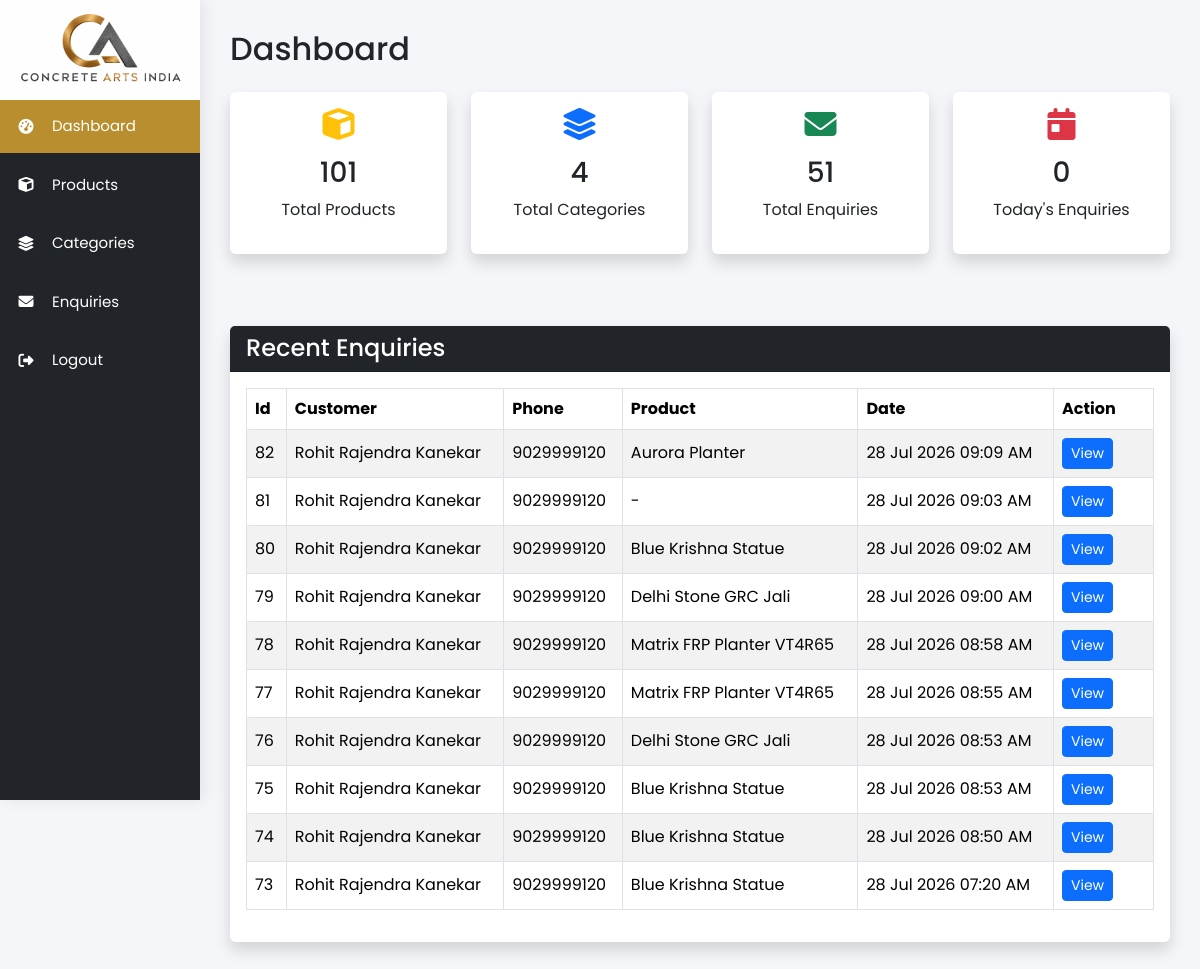
The page /admin/dashboard.php (signed in) on the database as committed earlier.
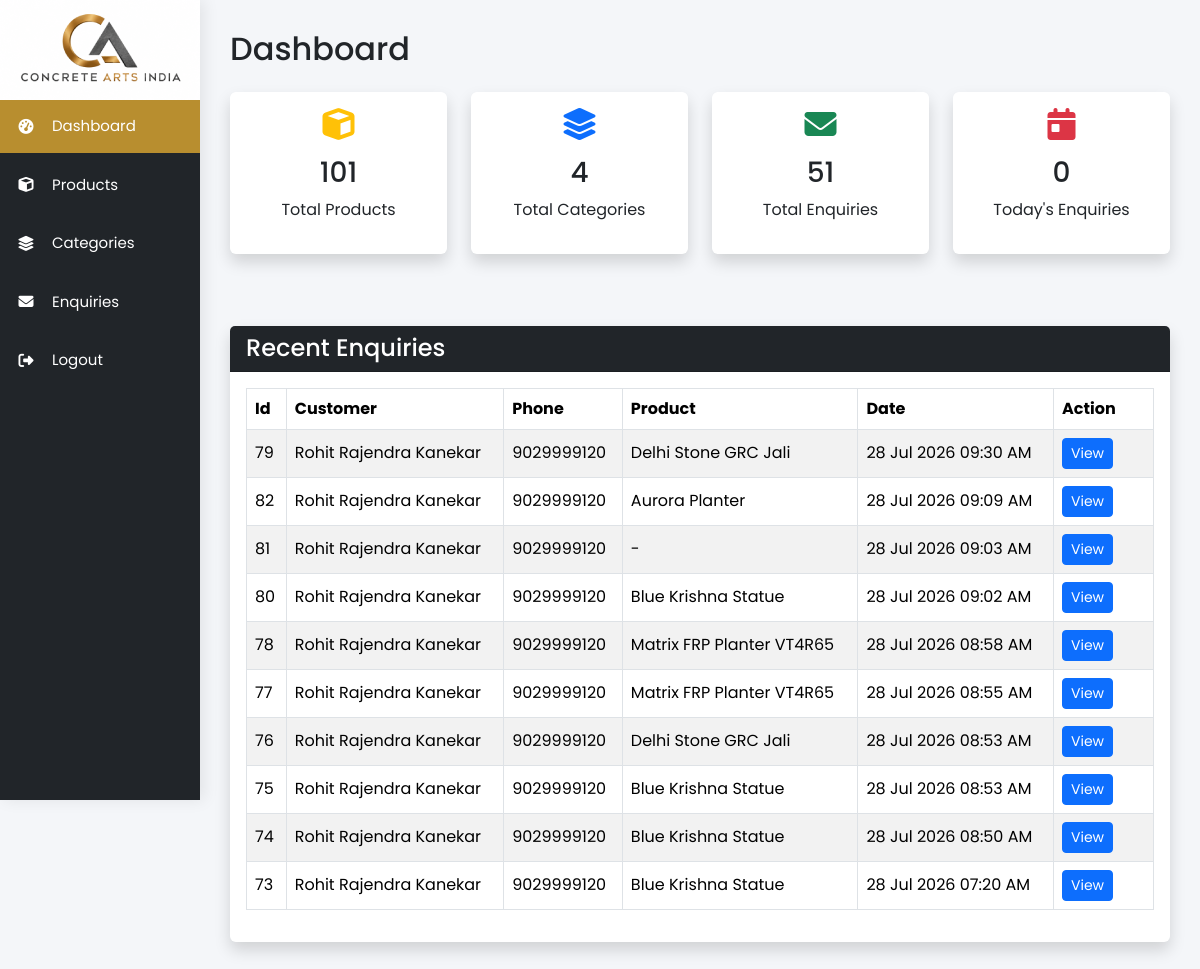
The same page on the database as committed later.
### tables this page shows
CREATE TABLE `enquiries` (
  `id` int(11) NOT NULL,
  `customer_name` varchar(150) NOT NULL,
  `phone` varchar(20) NOT NULL,
  `email` varchar(150) NOT NULL,
  `subject` varchar(255) DEFAULT NULL,
  `message` text DEFAULT NULL,
  `customer_address` text DEFAULT NULL,
  `source` varchar(255) DEFAULT NULL,
  `product_name` varchar(255) DEFAULT NULL,
  `product_category` varchar(100) DEFAULT NULL,
  `product_material` varchar(100) DEFAULT NULL,
  `product_size` varchar(100) DEFAULT NULL,
  `product_price` decimal(12,2) DEFAULT NULL,
  `product_length` varchar(100) DEFAULT NULL,
  `product_breadth` varchar(100) DEFAULT NULL,
  `product_height` varchar(100) DEFAULT NULL,
  `product_color` varchar(100) DEFAULT NULL,
  `product_finish` varchar(100) DEFAULT NULL,
  `product_image` varchar(500) DEFAULT NULL,
  `product_url` varchar(500) DEFAULT NULL,
  `created_at` timestamp NOT NULL DEFAULT current_timestamp()
);

### admin/dashboard.php (the view, shortened to what the changed rows need)
<?php
require_once 'includes/header.php';
$recentEnquiries = $pdo->query("
        SELECT
        id,
        customer_name,
        phone,
        email,
        product_name,
        created_at
        FROM enquiries
        ORDER BY created_at DESC
        LIMIT 10
        ")->fetchAll();
?>
<div class="main-content">
    <h2 class="mb-4">Dashboard</h2>
    <div class="row g-4">
        <div class="col-md-12">
            <div class="card shadow border-0 mt-5">
                <div class="card-body">
                    <div class="table-responsive">
                        <table class="table table-hover table-striped table-bordered align-middle">
                            <thead>
                                <tr>
                                    <th>Id</th>
                                    <th>Customer</th>
                                    <th>Phone</th>
                                    <th>Product</th>
                                    <th>Date</th>
                                    <th width="100">
                                        Action
                                    </th>
                                </tr>
                            </thead>
                            <tbody>
                                <?php if (count($recentEnquiries)): ?>
                                    <?php foreach ($recentEnquiries as $row): ?>
                                        <tr>
                                            <td>
                                                <?= $row["id"] ?>
                                            </td>
                                            <td>
                                                <?= htmlspecialchars($row["customer_name"] ?: "-") ?>
                                            </td>
                                            <td>
                                                <?= htmlspecialchars($row["phone"] ?: "-") ?>
                                            </td>
                                            <td>
                                                <?= htmlspecialchars($row["product_name"] ?? "-") ?>
                                            </td>
                                            <td>
                                                <?= date("d M Y h:i A", strtotime($row["created_at"])) ?>
                                            </td>
                                            <td>
                                                <a href="enquiries/view.php?id=<?= $row["id"] ?>"
                                                    class="btn btn-sm btn-primary">
                                                    View
                                                </a>
                                            </td>
                                        </tr>
                                    <?php endforeach; ?>
                                <?php endif; ?>
                            </tbody>
                        </table>
                    </div>
                </div>
            </div>
        </div>
    </div>
</div>
<?php require_once 'includes/footer.php'; ?>

Rows that differ between the two databases and show on the page:
changed enquiries id 79: created_at "28 Jul 2026 09:00 AM" → "28 Jul 2026 09:30 AM"; moves up the list
